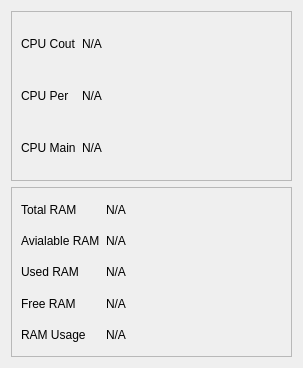
            <widget class="QWidget" name="cpu_and_memory">
             <layout class="QVBoxLayout" name="verticalLayout_3">
              <item>
               <widget class="QFrame" name="cpu_info">
                <property name="frameShape">
                 <enum>QFrame::StyledPanel</enum>
                </property>
                <property name="frameShadow">
                 <enum>QFrame::Raised</enum>
                </property>
                <layout class="QGridLayout" name="gridLayout">
                 <item row="0" column="1">
                  <widget class="QLabel" name="cpu_count">
                   <property name="text">
                    <string>N/A</string>
                   </property>
                  </widget>
                 </item>
                 <item row="0" column="2" rowspan="3">
                  <widget class="roundProgressBar" name="cpu_usage" native="true">
                   <property name="minimumSize">
                    <size>
                     <width>150</width>
                     <height>150</height>
                    </size>
                   </property>
                  </widget>
                 </item>
                 <item row="2" column="1">
                  <widget class="QLabel" name="cpu_main">
                   <property name="text">
                    <string>N/A</string>
                   </property>
                  </widget>
                 </item>
                 <item row="1" column="0">
                  <widget class="QLabel" name="label_12">
                   <property name="text">
                    <string>CPU Per</string>
                   </property>
                  </widget>
                 </item>
                 <item row="0" column="0">
                  <widget class="QLabel" name="label_11">
                   <property name="text">
                    <string>CPU Cout</string>
                   </property>
                  </widget>
                 </item>
                 <item row="1" column="1">
                  <widget class="QLabel" name="cpu_per">
                   <property name="text">
                    <string>N/A</string>
                   </property>
                  </widget>
                 </item>
                 <item row="2" column="0">
                  <widget class="QLabel" name="label_13">
                   <property name="text">
                    <string>CPU Main</string>
                   </property>
                  </widget>
                 </item>
                </layout>
               </widget>
              </item>
              <item>
               <widget class="QFrame" name="ram_info">
                <property name="frameShape">
                 <enum>QFrame::StyledPanel</enum>
                </property>
                <property name="frameShadow">
                 <enum>QFrame::Raised</enum>
                </property>
                <layout class="QGridLayout" name="gridLayout_2">
                 <item row="4" column="0">
                  <widget class="QLabel" name="label_21">
                   <property name="text">
                    <string>RAM Usage</string>
                   </property>
                  </widget>
                 </item>
                 <item row="3" column="0">
                  <widget class="QLabel" name="label_20">
                   <property name="text">
                    <string>Free RAM</string>
                   </property>
                  </widget>
                 </item>
                 <item row="3" column="1">
                  <widget class="QLabel" name="free_ram">
                   <property name="text">
                    <string>N/A</string>
                   </property>
                  </widget>
                 </item>
                 <item row="2" column="1">
                  <widget class="QLabel" name="used_ram">
                   <property name="text">
                    <string>N/A</string>
                   </property>
                  </widget>
                 </item>
                 <item row="0" column="0">
                  <widget class="QLabel" name="label_17">
                   <property name="text">
                    <string>Total RAM</string>
                   </property>
                  </widget>
                 </item>
                 <item row="1" column="1">
                  <widget class="QLabel" name="available_ram">
                   <property name="text">
                    <string>N/A</string>
                   </property>
                  </widget>
                 </item>
                 <item row="2" column="0">
                  <widget class="QLabel" name="label_19">
                   <property name="text">
                    <string>Used RAM</string>
                   </property>
                  </widget>
                 </item>
                 <item row="4" column="1">
                  <widget class="QLabel" name="usage_ram">
                   <property name="text">
                    <string>N/A</string>
                   </property>
                  </widget>
                 </item>
                 <item row="0" column="1">
                  <widget class="QLabel" name="total_ram">
                   <property name="text">
                    <string>N/A</string>
                   </property>
                  </widget>
                 </item>
                 <item row="1" column="0">
                  <widget class="QLabel" name="label_18">
                   <property name="text">
                    <string>Avialable RAM</string>
                   </property>
                  </widget>
                 </item>
                 <item row="0" column="2" rowspan="5">
                  <widget class="spiralProgressBar" name="ram_usage" native="true">
                   <property name="minimumSize">
                    <size>
                     <width>150</width>
                     <height>150</height>
                    </size>
                   </property>
                  </widget>
                 </item>
                </layout>
               </widget>
              </item>
             </layout>
            </widget>
